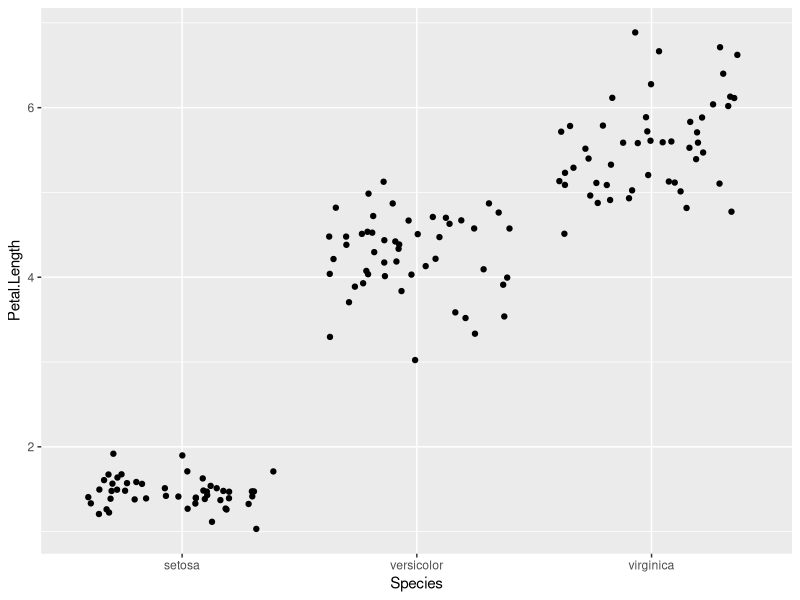
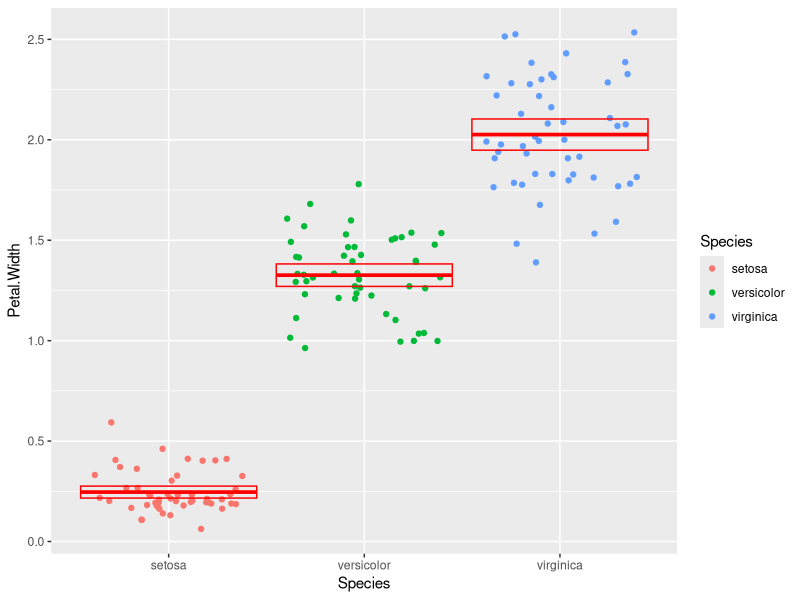
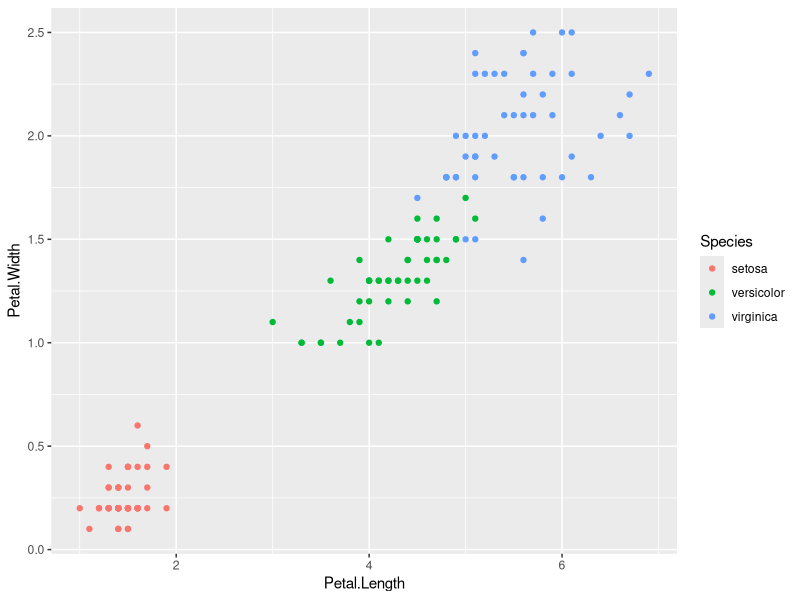

The R script that drew these images, in order:

# LOAD PACKAGES  ----------------------------------------------------------

library(tidyverse)

# SCRIPT ------------------------------------------------------------------

iris <- as_tibble(iris) # so it prints a little nicer

# QUESTION ONE ------------------------------------------------------------

rename(
  iris,
  sepal_length = Sepal.Length,
  sepal_width = Sepal.Width,
  petal_length = Petal.Length,
  petal_width = Petal.Width
)

# QUESTION TWO ------------------------------------------------------------

mutate(
  iris,
  Sepal.Length = Sepal.Length * 10,
  Sepal.Width = Sepal.Width * 10,
  Petal.Length = Petal.Length * 10,
  Petal.Width = Petal.Width * 10
)

# QUESTION THREE ----------------------------------------------------------

iris_area <- 
mutate(iris,
       Sepal_area = Sepal.Length * Sepal.Width,
       petal_area = Petal.Length * Petal.Width)
select(iris_area,Sepal_area,petal_area)

# QUESTION FOUR -----------------------------------------------------------

summarize(
  iris,
  sampl_size = n(),
  max = max(Sepal.Length),
  min = min(Sepal.Length),
  range = max-min,
  median = median(Sepal.Length),
  q1 = quantile(Sepal.Length, probs=0.25),
  q3 = quantile(Sepal.Length, probs=0.75),
  iqr = IQR(Sepal.Length)
)

# QUESTION FIVE -----------------------------------------------------------

iris_grouped <- group_by(iris,Species)
iris_grouped

iris_summarised<-
summarise(
  iris_grouped,
  sample_size = n(),
  mean = mean(Petal.Width),
  sd = sd(Petal.Width),
  var = var(Petal.Width),
  stderr = sd / sqrt(sample_size),
  ci_upper = mean + 2 * stderr,
  ci_lower = mean - 2 * stderr
)
iris_summarised

# QUESTION SIX ------------------------------------------------------------

ggplot(data=iris)+geom_jitter(aes(y=Petal.Length,x=Species))

# QUESTION SEVEN ----------------------------------------------------------

ggplot(data=iris)+geom_jitter(aes(y=Petal.Width,x=Species, color=Species)) +
geom_crossbar(
  data = iris_summarised, 
  mapping = aes(x = Species, y = mean, ymax = ci_upper, 
                ymin = ci_lower),
  color = "red"
)

# QUESTION EIGHT ----------------------------------------------------------

ggplot(data = iris) +
  geom_point(mapping = aes(x = Petal.Length , y = Petal.Width, color = Species))
